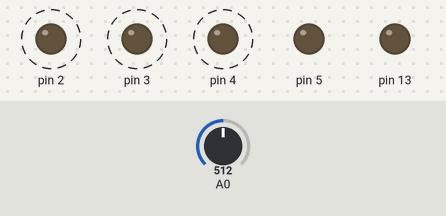
Recording of a sketch running on a simulated Arduino Uno, built with avr-gcc and run on an emulated ATmega328P. Shown: output pins drawn as LEDs (lit = HIGH). Dashed ring = blinking. The test bench sets the inputs (shaded band); at power-on: A0 = 512. What the sketch prints to the serial monitor is not drawn.

Above: at 0.12 s.
At 1.2 s:
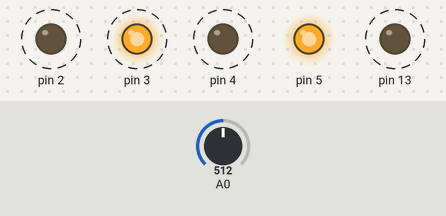
1.3 s: A0 set to 716
At 1.84 s:
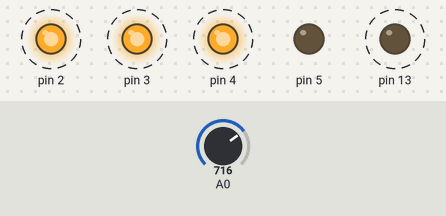
4.3 s: A0 set to 900
Timing chart, 0 to 13.3 s (numbered marks = the images above; inputs shaded):
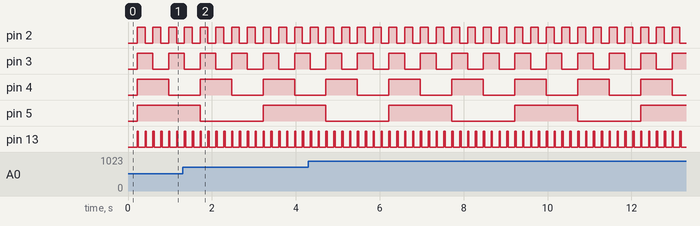

Measured:
- by itself, pin 2: alternates HIGH for 0.19 s and LOW for 0.19 s
- by itself, pin 3: alternates HIGH for 0.38 s and LOW for 0.38 s
- by itself, pin 4: alternates HIGH for 0.75 s and LOW for 0.75 s
- by itself, pin 5: alternates HIGH for 1.5 s and LOW for 1.5 s
- by itself, pin 13: alternates HIGH for 0.03 s and LOW for 0.16 s

The sketch:

BBSeq.pde
```cpp
#include <TimerOne.h>

const int kNumPitch = 16;   // ピッチの数
const int kBpm = 80;        // テンポ
const int kChannel = 0;     // MIDI チャンネル
const int kVelocity = 100;  // ベロシティ値

// ピッチ配列（ペンタトニックスケール）
int pitchArray[kNumPitch + 1] = {
  -1, // 休符
  48, 50, 52, 55, 57,
  60, 62, 64, 67, 69,
  72, 74, 76, 79, 81,
  84
};

// 音を取得し，送信する。
void sendNote() {
  static int currentStep;    // 現在のステップ位置
  static int prevNote = -1;  // 一つ前の音
  // マルチプレクサの設定（入力線を選ぶ）
  int select = 0xf - currentStep;
  digitalWrite(2, (select & 1) ? HIGH : LOW);
  digitalWrite(3, (select & 2) ? HIGH : LOW);
  digitalWrite(4, (select & 4) ? HIGH : LOW);
  digitalWrite(5, (select & 8) ? HIGH : LOW);
  delayMicroseconds(50);
  // ノートオフの送信
  if (prevNote >= 0) {
    Serial.write(0x80 + kChannel);
    Serial.write(prevNote);
    Serial.write(kVelocity);
  }
  // 音の取得
  int note = pitchArray[(analogRead(0) * kNumPitch + 512) / 1024];
  if (note >= 0) {
    // ノートオンの送信
    Serial.write(0x90 + kChannel);
    Serial.write(note);
    Serial.write(kVelocity);
  }
  // 次のステップへ進む
  currentStep = (currentStep + 1) & 0xf;
  prevNote = note;
}

// タイマーイベントハンドラー
void tick() {
  static int tickCount = -1;
  // 最初のチックは無視する。
  if (tickCount == -1) {
    tickCount = 0;
  } else {
    // タイミングクロックの送信
    Serial.write(0xf8);
    // ６回毎に１音処理（１６分音符）
    if (++tickCount == 6) {
      sendNote();
      tickCount = 0;
      digitalWrite(13, HIGH);  // 内蔵 LED 点灯
    } else {
      digitalWrite(13, LOW);   // 内蔵 LED 消灯
    }
  }
}

void setup() {
  // I/O ピンの初期化
  pinMode(2, OUTPUT);
  pinMode(3, OUTPUT);
  pinMode(4, OUTPUT);
  pinMode(5, OUTPUT);
  pinMode(13, OUTPUT);
  // シリアル通信の初期化 (31.250 kbps).
  Serial.begin(31250);
  // 「オールノートオフ」メッセージ
  Serial.write(0xb0 + kChannel);
  Serial.write(0x7b);
  Serial.write(byte(0));
  // 「スタート」メッセージ
  Serial.write(0xfa);
  // 最初のタイミングクロック
  Serial.write(0xf8);
  // タイマー割り込みの初期化
  Timer1.initialize(60L * 1000 * 1000 / (kBpm * 24));
  Timer1.attachInterrupt(tick);
}

void loop() {
}
```
